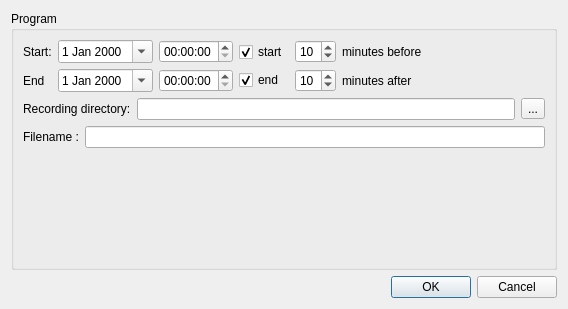
<ui version="4.0" >
 <class>ModifyProgram</class>
 <widget class="QDialog" name="ModifyProgram" >
  <property name="geometry" >
   <rect>
    <x>0</x>
    <y>0</y>
    <width>568</width>
    <height>309</height>
   </rect>
  </property>
  <property name="windowTitle" >
   <string>Dialog</string>
  </property>
  <layout class="QGridLayout" >
   <item row="0" column="0" >
    <widget class="QGroupBox" name="programName" >
     <property name="sizePolicy" >
      <sizepolicy vsizetype="MinimumExpanding" hsizetype="Preferred" >
       <horstretch>0</horstretch>
       <verstretch>0</verstretch>
      </sizepolicy>
     </property>
     <property name="title" >
      <string>Program</string>
     </property>
     <layout class="QGridLayout" >
      <item row="0" column="0" >
       <layout class="QVBoxLayout" >
        <item>
         <layout class="QHBoxLayout" >
          <item>
           <layout class="QVBoxLayout" >
            <item>
             <widget class="QLabel" name="label_2" >
              <property name="text" >
               <string>Start:</string>
              </property>
             </widget>
            </item>
            <item>
             <widget class="QLabel" name="label_3" >
              <property name="text" >
               <string>End</string>
              </property>
             </widget>
            </item>
           </layout>
          </item>
          <item>
           <layout class="QVBoxLayout" >
            <item>
             <widget class="QDateEdit" name="beginDate" >
              <property name="calendarPopup" >
               <bool>true</bool>
              </property>
             </widget>
            </item>
            <item>
             <widget class="QDateEdit" name="endDate" >
              <property name="calendarPopup" >
               <bool>true</bool>
              </property>
             </widget>
            </item>
           </layout>
          </item>
          <item>
           <layout class="QVBoxLayout" >
            <item>
             <widget class="QTimeEdit" name="beginHour" >
              <property name="calendarPopup" >
               <bool>true</bool>
              </property>
             </widget>
            </item>
            <item>
             <widget class="QTimeEdit" name="endHour" >
              <property name="calendarPopup" >
               <bool>true</bool>
              </property>
             </widget>
            </item>
           </layout>
          </item>
          <item>
           <layout class="QVBoxLayout" >
            <item>
             <widget class="QCheckBox" name="checkBoxAvant" >
              <property name="text" >
               <string>start</string>
              </property>
              <property name="checked" >
               <bool>true</bool>
              </property>
             </widget>
            </item>
            <item>
             <widget class="QCheckBox" name="checkBoxAjouter" >
              <property name="text" >
               <string>end</string>
              </property>
              <property name="checked" >
               <bool>true</bool>
              </property>
             </widget>
            </item>
           </layout>
          </item>
          <item>
           <layout class="QVBoxLayout" >
            <item>
             <widget class="QSpinBox" name="before" >
              <property name="value" >
               <number>10</number>
              </property>
             </widget>
            </item>
            <item>
             <widget class="QSpinBox" name="after" >
              <property name="value" >
               <number>10</number>
              </property>
             </widget>
            </item>
           </layout>
          </item>
          <item>
           <layout class="QVBoxLayout" >
            <item>
             <widget class="QLabel" name="label_5" >
              <property name="text" >
               <string>minutes before</string>
              </property>
             </widget>
            </item>
            <item>
             <widget class="QLabel" name="label_4" >
              <property name="text" >
               <string>minutes after</string>
              </property>
             </widget>
            </item>
           </layout>
          </item>
          <item>
           <spacer>
            <property name="orientation" >
             <enum>Qt::Horizontal</enum>
            </property>
            <property name="sizeHint" >
             <size>
              <width>40</width>
              <height>20</height>
             </size>
            </property>
           </spacer>
          </item>
         </layout>
        </item>
        <item>
         <layout class="QGridLayout" >
          <item row="0" column="0" >
           <widget class="QLabel" name="label_8" >
            <property name="text" >
             <string>Recording directory:</string>
            </property>
           </widget>
          </item>
          <item row="0" column="1" >
           <widget class="QLineEdit" name="directory" />
          </item>
          <item row="0" column="2" >
           <widget class="QToolButton" name="directoryButton" >
            <property name="text" >
             <string>...</string>
            </property>
           </widget>
          </item>
         </layout>
        </item>
        <item>
         <layout class="QHBoxLayout" >
          <item>
           <widget class="QLabel" name="label" >
            <property name="text" >
             <string>Filename :</string>
            </property>
           </widget>
          </item>
          <item>
           <widget class="QLineEdit" name="filename" />
          </item>
         </layout>
        </item>
        <item>
         <spacer>
          <property name="orientation" >
           <enum>Qt::Vertical</enum>
          </property>
          <property name="sizeHint" >
           <size>
            <width>20</width>
            <height>40</height>
           </size>
          </property>
         </spacer>
        </item>
       </layout>
      </item>
     </layout>
    </widget>
   </item>
   <item row="1" column="0" >
    <widget class="QDialogButtonBox" name="buttonBox" >
     <property name="standardButtons" >
      <set>QDialogButtonBox::Cancel|QDialogButtonBox::NoButton|QDialogButtonBox::Ok</set>
     </property>
    </widget>
   </item>
  </layout>
 </widget>
 <resources/>
 <connections/>
</ui>
